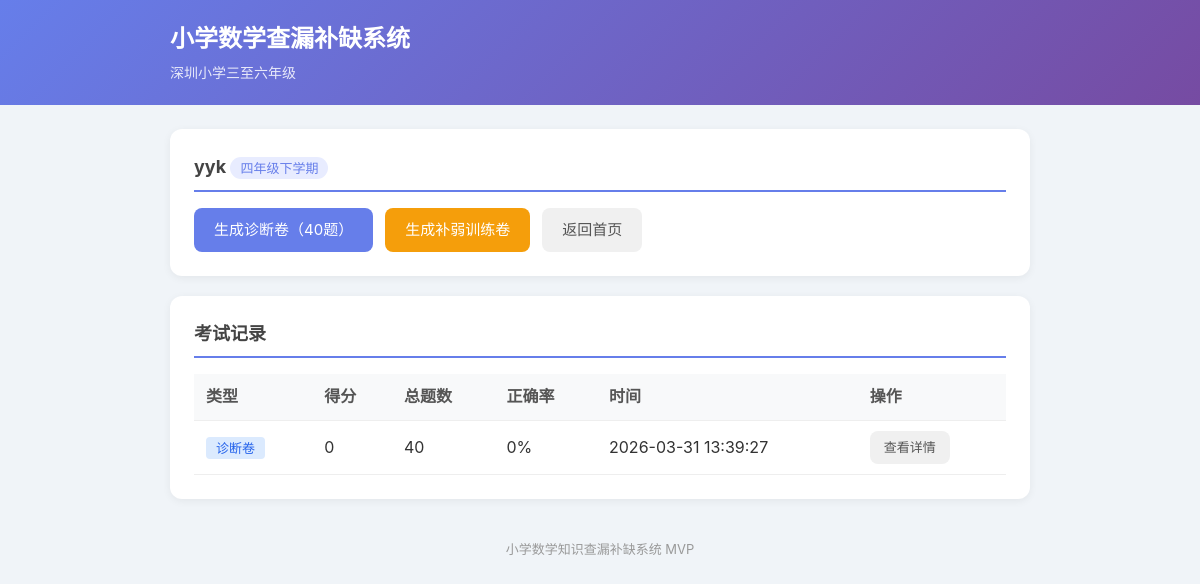
Screenshot of /student/2 with the database file from the repository.
### tables this page shows
CREATE TABLE students (
            id INTEGER PRIMARY KEY AUTOINCREMENT,
            name TEXT NOT NULL,
            class_name TEXT NOT NULL,
            created_at TEXT NOT NULL
        , grade TEXT NOT NULL DEFAULT '四年级下学期');

CREATE TABLE exams (
            id INTEGER PRIMARY KEY AUTOINCREMENT,
            student_id INTEGER NOT NULL,
            exam_type TEXT NOT NULL,
            score INTEGER NOT NULL DEFAULT 0,
            total INTEGER NOT NULL DEFAULT 0,
            created_at TEXT NOT NULL, question_ids TEXT NOT NULL DEFAULT '[]', submitted_at TEXT,
            FOREIGN KEY (student_id) REFERENCES students(id)
        );

### app.py (the view)
@app.route("/student/<int:sid>")
def student_detail(sid):
    student = models.get_student(sid)
    if not student:
        return redirect(url_for("index"))
    exams = models.get_student_exams(sid)
    kp_stats = models.get_student_kp_stats(sid)
    return render_template("student.html", student=student, exams=exams, kp_stats=kp_stats)

### models.py (called while the page is built, shortened)
def get_db():
    conn = sqlite3.connect(DB_PATH)
    conn.row_factory = sqlite3.Row
    return conn

def get_student(sid):
    conn = get_db()
    row = conn.execute("SELECT * FROM students WHERE id = ?", (sid,)).fetchone()
    conn.close()
    return dict(row) if row else None

def get_student_exams(student_id):
    conn = get_db()
    rows = conn.execute(
        "SELECT * FROM exams WHERE student_id = ? ORDER BY created_at DESC",
        (student_id,),
    ).fetchall()
    conn.close()
    return [dict(r) for r in rows]

def get_student_kp_stats(student_id):
    conn = get_db()
    rows = conn.execute(
        """SELECT a.knowledge_point,
                  COUNT(*) as total,
                  SUM(a.is_correct) as correct
           FROM answers a
           JOIN exams e ON a.exam_id = e.id
           WHERE e.student_id = ?
           GROUP BY a.knowledge_point""",
        (student_id,),
    ).fetchall()
    conn.close()
    stats = []
    return stats

### templates/student.html (shortened to what this page needs)
{% extends "base.html" %}
{% block content %}
<section class="card">
    <h2>{{ student.name }} <span class="badge">{{ student.grade }}</span></h2>
    <div class="actions">
        <a href="/exam/diagnostic/{{ student.id }}" class="btn btn-primary">生成诊断卷（40题）</a>
        <a href="/exam/training/{{ student.id }}" class="btn btn-warning">生成补弱训练卷</a>
        <a href="/" class="btn">返回首页</a>
    </div>
</section>
{% if exams %}
<section class="card">
    <h2>考试记录</h2>
    <table>
        <thead>
            <tr>
                <th>类型</th>
                <th>得分</th>
                <th>总题数</th>
                <th>正确率</th>
                <th>时间</th>
                <th>操作</th>
            </tr>
        </thead>
        <tbody>
            {% for e in exams %}
            <tr>
                <td>
                    {% if e.exam_type == 'diagnostic' %}
                    <span class="tag-diag">诊断卷</span>
                    {% else %}
                    <span class="tag-train">训练卷</span>
                    {% endif %}
                </td>
                <td>{{ e.score }}</td>
                <td>{{ e.total }}</td>
                <td>{{ (e.score / e.total * 100)|round|int if e.total > 0 else 0 }}%</td>
                <td>{{ e.created_at }}</td>
                <td><a href="/exam/result/{{ e.id }}" class="btn btn-small">查看详情</a></td>
            </tr>
            {% endfor %}
        </tbody>
    </table>
</section>
{% endif %}
{% endblock %}

### static/style.css (style rules this page uses)
* { margin: 0; padding: 0; box-sizing: border-box; }
body { font-family: -apple-system, BlinkMacSystemFont, "Segoe UI", "PingFang SC", "Microsoft YaHei", sans-serif; background: #f0f4f8; color: #333; line-height: 1.6; }
.card { background: white; border-radius: 12px; padding: 24px; margin-bottom: 20px; box-shadow: 0 2px 8px rgba(0,0,0,0.06); }
.card h2 { font-size: 18px; margin-bottom: 16px; color: #444; border-bottom: 2px solid #667eea; padding-bottom: 8px; }
.btn { display: inline-block; padding: 10px 20px; border: none; border-radius: 8px; font-size: 15px; cursor: pointer; text-decoration: none; color: #555; background: #f0f0f0; transition: all 0.2s; }
.btn-primary { background: #667eea; color: white; }
.btn-warning { background: #f59e0b; color: white; }
.btn-small { padding: 6px 14px; font-size: 13px; }
.actions { display: flex; gap: 12px; flex-wrap: wrap; margin-top: 12px; }
table { width: 100%; border-collapse: collapse; }
th, td { padding: 10px 12px; text-align: left; border-bottom: 1px solid #eee; }
th { background: #f8f9fa; font-weight: 600; color: #555; }
.badge { background: #e8ecff; color: #667eea; padding: 3px 10px; border-radius: 20px; font-size: 13px; font-weight: normal; }
.tag-diag { background: #dbeafe; color: #2563eb; padding: 3px 10px; border-radius: 4px; font-size: 13px; }

### rows the page displays
students: name "yyk", grade "四年级下学期"
exams: exam_type "诊断卷", score "0", total "40", (e.score/e.total*100)|round|intife.total>0else0 "0", created_at "2026-03-31 13:39:27"
